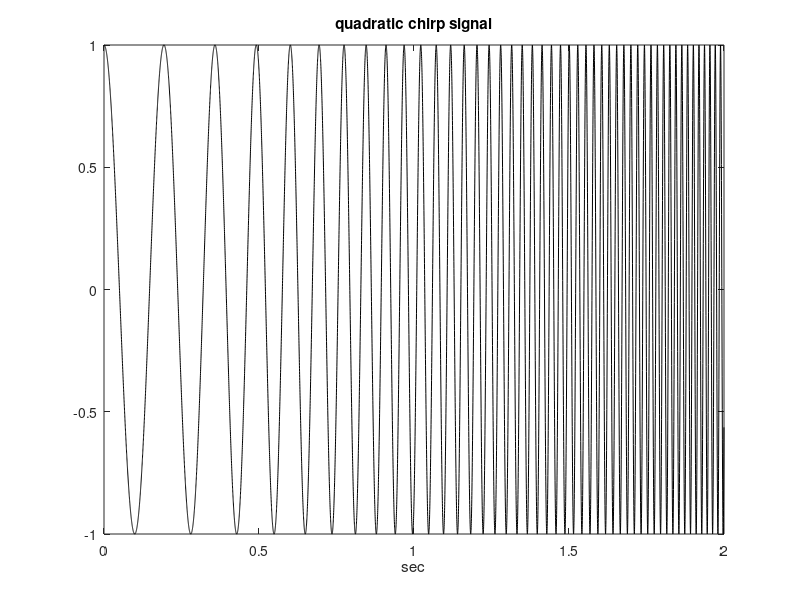

This chart was generated by the following MATLAB code:
%Quadratic chirp signal
f0=5; %initial frequency in Hz
f1=60; %final frequency in Hz
fs=5000; %sampling rate in Hz
tiv=1/fs; %time between samples
t1=2; %final time
t=0:tiv:(t1-tiv); %time intervals set (2 seconds)
f=0:1:((fs/2)-1); %frequency intervals set

yr=chirp(t,f0,t1,f1,'quadratic')'; %the chirp signal

plot(t,yr,'k');
title('quadratic chirp signal'); xlabel('sec');
